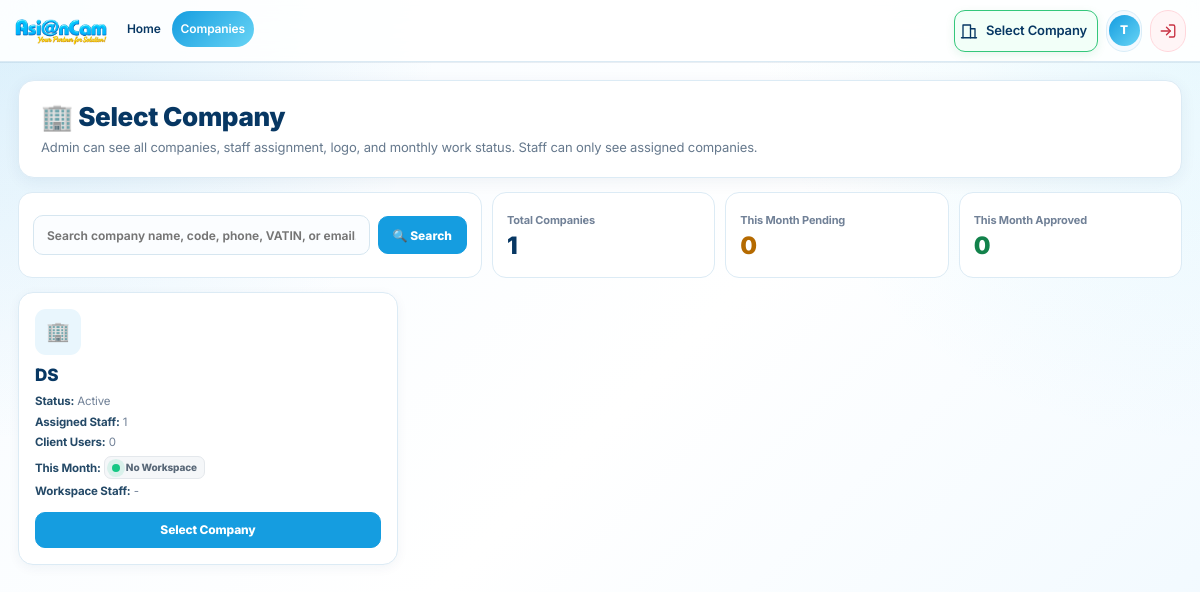
The app's page /companies/ (signed in) with its own data.
### core/models.py (models this page shows, shortened)
class Company(models.Model):
    name = models.CharField(max_length=200)
    code = models.CharField(max_length=50, blank=True)
    logo = models.ImageField(
        upload_to="company_logos/",
        blank=True,
        null=True,
        verbose_name="Company Logo",
    )
    vatin = models.CharField(
        max_length=100,
        blank=True,
        verbose_name="VATIN / Tax ID",
    )
    phone = models.CharField(max_length=50, blank=True)
    email = models.EmailField(blank=True)
    address = models.TextField(blank=True)
    assigned_staff = models.ManyToManyField(
        User,
        blank=True,
        related_name="assigned_companies",
    )
    is_active = models.BooleanField(default=True)
    created_at = models.DateTimeField(auto_now_add=True)
    class Meta:
        ordering = ["name"]
        verbose_name = "Company"
        verbose_name_plural = "Companies"

### core/views.py (the view, shortened to what this page needs)
# urls.py: path("companies/", views.company_list, name="company_list"),
@login_required
def company_list(request):
    query = (request.GET.get("q") or "").strip()
    user_type = get_user_type(request.user)
    if request.user.is_superuser:
        companies = Company.objects.filter(is_active=True)
    else:
        companies = Company.objects.filter(
            is_active=True,
            assigned_staff=request.user,
        )
    companies = (
        companies
        .distinct()
        .prefetch_related("assigned_staff", "client_users")
        .annotate(
            assigned_staff_count=Count("assigned_staff", distinct=True),
            client_user_count=Count("client_users", distinct=True),
        )
        .order_by("name")
    )
    selected_company_id = request.session.get("selected_company_id")
    selected_company = None
    if selected_company_id:
        selected_company = Company.objects.filter(
            id=selected_company_id,
            is_active=True,
        ).first()
    return render(request, "companies/company_list.html", {
        "companies": companies,
        "query": query,
        "total_companies": companies.count(),
        "selected_company": selected_company,
        "user_type": user_type,
    })

### core/context_processors.py (called while the page is built, shortened)
def selected_company(request):
    company_id = request.session.get("selected_company_id")
    if not company_id:
        return {"selected_company_global": None}

### core/views.py (called while the page is built)
def get_user_type(user):
    if user.is_superuser:
        return "admin"
    profile = getattr(user, "profile", None)
    if profile:
        return profile.user_type
    return "staff"

### templates/companies/company_list.html (shortened to what this page needs)
{% extends "base.html" %}
{% block content %}
<div class="company-page">
    <section class="company-hero">
        <div>
            <h1>🏢 Select Company</h1>
            <p>
                Admin can see all companies, staff assignment, logo, and monthly work status.
                Staff can only see assigned companies.
            </p>
        </div>
    </section>
    <div class="company-toolbar">
        <div class="search-card">
            <form method="get" class="search-form">
                <input
                    type="text"
                    name="q"
                    value="{{ query }}"
                    placeholder="Search company name, code, phone, VATIN, or email..."
                >
                <button type="submit" class="search-btn">🔍 Search</button>
            </form>
        </div>
        <div class="summary-card">
            <span>Total Companies</span>
            <strong>{{ total_companies }}</strong>
        </div>
        <div class="summary-card pending">
            <span>This Month Pending</span>
            <strong>{{ pending_count|default:0 }}</strong>
        </div>
        <div class="summary-card approved">
            <span>This Month Approved</span>
            <strong>{{ approved_count|default:0 }}</strong>
        </div>
    </div>
    {% if companies %}
        <div class="company-grid">
            {% for company in companies %}
                <div class="company-card {% if selected_company and selected_company.id == company.id %}selected{% endif %}">
                    {% if company.logo %}
                        <img src="{{ company.logo.url }}" class="company-logo" alt="{{ company.name }}">
                    {% else %}
                        <div class="company-icon">🏢</div>
                    {% endif %}
                    <h3>{{ company.name }}</h3>
                    <div class="meta">
                        <div>
                            <strong>Status:</strong>
                            {% if company.is_active %}
                                Active
                            {% else %}
                                Inactive
                            {% endif %}
                        </div>
                        <div>
                            <strong>Assigned Staff:</strong>
                            {{ company.assigned_staff_count|default:0 }}
                        </div>
                        <div>
                            <strong>Client Users:</strong>
                            {{ company.client_user_count|default:0 }}
                        </div>
                        <div>
                            <strong>This Month:</strong>
                            {% if company.current_workspace_status == "approved" %}
                                <span class="status-pill approved">Approved</span>
                            {% elif company.current_workspace_status == "completed" %}
                                <span class="status-pill done">Done / Waiting Approval</span>
                            {% elif company.current_workspace_status == "in_progress" %}
                                <span class="status-pill progress">In Progress</span>
                            {% elif company.current_workspace_status == "rejected" %}
                                <span class="status-pill rejected">Rejected</span>
                            {% elif company.current_workspace_status == "waiting_customer" %}
                                <span class="status-pill waiting">Waiting Customer</span>
                            {% elif company.current_workspace_status == "pending" %}
                                <span class="status-pill pending">Pending</span>
                            {% else %}
                                <span class="status-pill no-workspace">No Workspace</span>
                            {% endif %}
                        </div>
                        <div>
                            <strong>Workspace Staff:</strong>
                            {{ company.current_workspace_staff_names|default:"-" }}
                        </div>
                    </div>
                    <div class="card-actions">
                        {% if selected_company and selected_company.id == company.id %}
                            <a href="{% url 'dashboard_home' %}" class="select-btn selected">
                                ✅ Continue Work
                            </a>
                        {% else %}
                            <a href="{% url 'select_company' company.id %}" class="select-btn">
                                Select Company
                            </a>
                        {% endif %}
                    </div>
                </div>
            {% endfor %}
        </div>
    {% endif %}
</div>
{% endblock %}

### templates/base.html (shortened to what this page needs)
{% load static %}
<!DOCTYPE html>
<html lang="en">
<head>
</head>
<body>
<nav class="main-navbar">
    <a href="{% url 'dashboard_home' %}" class="brand brand-logo-only" aria-label="AsianCam Home">
        <img class="asiancam-main-logo"
             src="{% static 'images/asiancam_logo.png' %}"
             alt="AsianCam">
    </a>
    <div class="nav-left">
        <div class="nav-item">
            <a href="{% url 'dashboard_home' %}" class="nav-link {% if request.resolver_match.url_name == 'dashboard_home' %}active{% endif %}">
                Home
            </a>
        </div>
        <div class="nav-item">
            <a href="{% url 'company_list' %}" class="nav-link {% if request.resolver_match.url_name == 'company_list' or request.resolver_match.url_name == 'company_create' or request.resolver_match.url_name == 'assign_staff' %}active{% endif %}">
                Companies
            </a>
        </div>
    </div>
    <div class="nav-right">
        {% if request.session.selected_company_id %}
            <a href="{% url 'company_list' %}" class="right-chip company-chip" title="Working company — click to change">
                {% if selected_company_global and selected_company_global.logo %}
                    <img class="working-company-logo" src="{{ selected_company_global.logo.url }}" alt="{{ selected_company_global.name }}">
                {% else %}
                    <span class="working-company-fallback">{{ request.session.selected_company_name|first|upper }}</span>
                {% endif %}
                <span class="company-chip-copy">
                    <small>Working on</small>
                    <strong>{{ request.session.selected_company_name }}</strong>
                </span>
                <span>▾</span>
            </a>
        {% else %}
            <a href="{% url 'company_list' %}" class="right-chip company-chip">
                <span class="ui-icon">
                    <svg viewBox="0 0 24 24">
                        <path d="M4 21V4h10v17"/>
                        <path d="M14 9h6v12"/>
                        <path d="M2 21h20"/>
                    </svg>
                </span>
                <span class="right-chip-label">Select Company</span>
            </a>
        {% endif %}
        {% if request.user.is_authenticated %}
            <div class="nav-user-chip" title="{{ request.user.get_full_name|default:request.user.username }}">
                <span class="nav-user-avatar">
                    {{ request.user.username|first|upper }}
                </span>
            </div>
            <form method="post" action="{% url 'logout' %}" class="nav-logout-form">
                <button type="submit" class="nav-logout-button" title="Log out">
                    <span class="ui-icon">
                        <svg viewBox="0 0 24 24">
                            <path d="M10 17l5-5-5-5"/>
                            <path d="M15 12H3"/>
                            <path d="M14 4h5a2 2 0 0 1 2 2v12a2 2 0 0 1-2 2h-5"/>
                        </svg>
                    </span>
                </button>
            </form>
        {% endif %}
    </div>
</nav>
<div class="page-shell">
    <main class="page-content">
        {% block content %}{% endblock %}
    </main>
</div>
</body>
</html>

### templates/companies/company_list.html (style rules this page uses)
.company-page { width:100%; max-width:1380px; margin:0 auto; }
.company-hero { display:flex; align-items:center; justify-content:space-between; gap:18px; padding:20px 22px; margin-bottom:14px; background:#fff; border:1px solid #dcebf5; border-radius:16px; box-shadow:0 4px 16px rgba(7,55,99,.06); }
.company-hero h1 { margin:0; color:#073763; font-size:26px; line-height:1.2; font-weight:850; letter-spacing:-.35px; }
.company-hero p { margin:6px 0 0; max-width:760px; color:#66798d; font-size:13px; line-height:1.45; }
.hero-actions, .card-actions { display:flex; justify-content:flex-end; align-items:center; gap:8px; flex-wrap:wrap; }
.hero-btn, .select-btn, .workspace-btn, .change-btn, .search-btn, .clear-btn { min-height:38px; padding:0 14px; border-radius:10px; display:inline-flex; align-items:center; justify-content:center; gap:6px; font-size:12px; font-weight:800; text-decoration:none; white-space:nowrap; }
.hero-btn, .search-btn, .select-btn { border:1px solid #159de0; background:#159de0; color:#fff; box-shadow:none; }
.company-toolbar { display:grid; grid-template-columns:minmax(340px,1.45fr) repeat(3,minmax(150px,.65fr)); gap:10px; margin-bottom:14px; }
.search-card, .summary-card { min-height:86px; padding:14px; background:#fff; border:1px solid #dcebf5; border-radius:14px; box-shadow:none; }
.search-card { display:flex; align-items:center; }
.search-form { width:100%; display:flex; justify-content:flex-end; align-items:center; gap:8px; }
.search-form input { flex:1 1 auto; min-width:0; min-height:40px; padding:0 13px; border:1px solid #d6e6f0; border-radius:10px; background:#fbfdff; color:#073763; font-size:12px; font-weight:650; outline:none; }
.summary-card { display:flex; flex-direction:column; justify-content:center; }
.summary-card span { display:block; margin-bottom:5px; color:#718197; font-size:11px; font-weight:700; }
.summary-card strong { color:#073763; font-size:24px; line-height:1; font-weight:850; }
.summary-card.pending strong { color:#b56a00 }
.summary-card.approved strong { color:#12824b }
.company-grid { display:grid; grid-template-columns:repeat(3,minmax(0,1fr)); gap:12px; }
.company-card { position:relative; min-width:0; padding:16px; background:#fff; border:1px solid #dcebf5; border-radius:15px; box-shadow:0 3px 12px rgba(7,55,99,.05); transition:border-color .15s ease, box-shadow .15s ease; }
.company-logo, .company-icon { width:46px; height:46px; margin-bottom:10px; border-radius:11px; }
.company-icon { display:flex; align-items:center; justify-content:center; background:#e9f6fd; color:#0878b7; font-size:19px; }
.company-card h3 { margin:0; padding-right:78px; color:#073763; font-size:17px; line-height:1.25; font-weight:850; overflow-wrap:anywhere; }
.meta { display:grid; gap:5px; margin-top:8px; color:#718197; font-size:11.5px; line-height:1.35; }
.meta strong { color:#244967 }
.status-pill { display:inline-flex; padding:4px 7px; border-radius:7px; font-size:10px; font-weight:800; }
.status-pill.pending,.status-pill.no-workspace { background:#f5f7f9;color:#596878;border:1px solid #e4e8ec }
.card-actions { margin-top:12px; }
.select-btn, .workspace-btn { min-height:36px; padding:0 12px; flex:1 1 auto; }
@media (max-width:1450px) { .company-page { max-width:1280px } }
@media (max-width:1450px) { .company-toolbar { grid-template-columns:minmax(300px,1.35fr) repeat(3,minmax(135px,.65fr)); } }

### records on screen
Company: name "DS", is_active "Active", assigned_staff_count "1", client_user_count "0", current_workspace_staff_names "-"

### other values on screen
{{ request.user.username|first|upper }} "T"
{{ total_companies }} "1"
{{ pending_count|default:0 }} "0"
{{ approved_count|default:0 }} "0"
